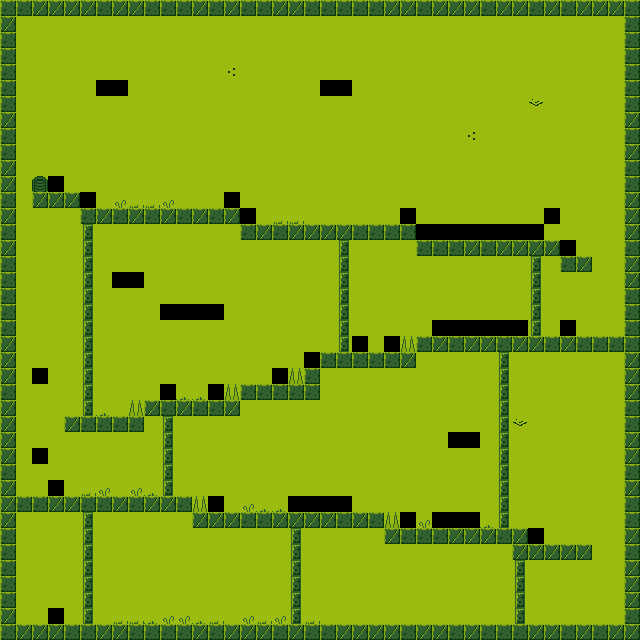

The image is a tile-based game level rendered from a .tmx file. Its description and complete source (layers, tilesets, objects, tile grids) follow:
An orthogonal 40x40 tile map with 16x16 px tiles, 1 tile layer (Tile Layer 1).

<map version="1.0" orientation="orthogonal" renderorder="right-down" width="40" height="40" tilewidth="16" tileheight="16" nextobjectid="1">
 <tileset firstgid="1" name="tiles" tilewidth="16" tileheight="16">
  <image source="tiles.png" width="128" height="160" />
 </tileset>
 <layer name="Tile Layer 1" width="40" height="40">
  <data encoding="csv">
22,22,14,14,14,14,22,14,14,22,22,22,14,22,14,22,22,14,14,22,22,22,22,22,14,14,22,14,14,14,22,14,14,22,14,22,14,14,14,22,
14,19,19,19,19,19,19,19,19,19,19,19,19,19,19,19,19,19,19,19,19,19,19,19,19,19,19,19,19,19,19,19,19,19,19,19,19,19,19,22,
22,19,19,19,19,19,19,19,19,19,19,19,19,19,19,19,19,19,19,19,19,19,19,19,19,19,19,19,19,19,19,19,19,19,19,19,19,19,19,22,
22,19,19,19,19,19,19,19,19,19,19,19,19,19,19,19,19,19,19,19,19,19,19,19,19,19,19,19,19,19,19,19,19,19,19,19,19,19,19,22,
22,19,19,19,19,19,19,19,19,19,19,19,19,19,12,19,19,19,19,19,19,19,19,19,19,19,19,19,19,19,19,19,19,19,19,19,19,19,19,22,
22,19,19,19,19,19,52,53,19,19,19,19,19,19,19,19,19,19,19,19,52,53,19,19,19,19,19,19,19,19,19,19,19,19,19,19,19,19,19,22,
22,19,19,19,19,19,19,19,19,19,19,19,19,19,19,19,19,19,19,19,19,19,19,19,19,19,19,19,19,19,19,19,19,11,19,19,19,19,19,22,
14,19,19,19,19,19,19,19,19,19,19,19,19,19,19,19,19,19,19,19,19,19,19,19,19,19,19,19,19,19,19,19,19,19,19,19,19,19,19,14,
22,19,19,19,19,19,19,19,19,19,19,19,19,19,19,19,19,19,19,19,19,19,19,19,19,19,19,19,19,12,19,19,19,19,19,19,19,19,19,22,
22,19,19,19,19,19,19,19,19,19,19,19,19,19,19,19,19,19,19,19,19,19,19,19,19,19,19,19,19,19,19,19,19,19,19,19,19,19,19,14,
14,19,19,19,19,19,19,19,19,19,19,19,19,19,19,19,19,19,19,19,19,19,19,19,19,19,19,19,19,19,19,19,19,19,19,19,19,19,19,22,
14,19,48,62,19,19,19,19,19,19,19,19,19,19,19,19,19,19,19,19,19,19,19,19,19,19,19,19,19,19,19,19,19,19,19,19,19,19,19,22,
22,19,14,14,14,62,19,20,17,17,20,19,19,19,63,19,19,19,19,19,19,19,19,19,19,19,19,19,19,19,19,19,19,19,19,19,19,19,19,14,
14,19,19,19,19,22,14,22,14,22,14,22,14,22,14,62,19,17,17,19,19,19,19,19,19,63,19,19,19,19,19,19,19,19,64,19,19,19,19,14,
22,19,19,19,19,45,19,19,19,19,19,19,19,19,19,22,14,22,14,14,14,14,22,22,22,22,62,67,67,67,67,67,67,67,19,19,19,19,19,14,
14,19,19,19,19,45,19,19,19,19,19,19,19,19,19,19,19,19,19,19,19,45,19,19,19,19,22,22,22,14,22,14,14,14,14,62,19,19,19,22,
22,19,19,19,19,45,19,19,19,19,19,19,19,19,19,19,19,19,19,19,19,45,19,19,19,19,19,19,19,19,19,19,19,45,19,22,14,19,19,14,
22,19,19,19,19,45,19,52,53,19,19,19,19,19,19,19,19,19,19,19,19,45,19,19,19,19,19,19,19,19,19,19,19,45,19,19,19,19,19,14,
22,19,19,19,19,45,19,19,19,19,19,19,19,19,19,19,19,19,19,19,19,45,19,19,19,19,19,19,19,19,19,19,19,45,19,19,19,19,19,22,
22,19,19,19,19,45,19,19,19,19,67,67,67,67,19,19,19,19,19,19,19,45,19,19,19,19,19,19,19,19,19,19,19,45,19,19,19,19,19,22,
22,19,19,19,19,45,19,19,19,19,19,19,19,19,19,19,19,19,19,19,19,45,19,19,19,19,19,67,67,67,67,67,67,45,19,62,19,19,19,22,
14,19,19,19,19,45,19,19,19,19,19,19,19,19,19,19,19,19,19,19,19,45,63,19,62,46,22,14,22,14,14,22,14,14,22,14,22,22,22,22,
14,19,19,19,19,45,19,19,19,19,19,19,19,19,19,19,19,19,19,62,22,22,22,22,22,14,19,19,19,19,19,45,19,19,19,19,19,19,19,14,
14,19,64,19,19,45,19,19,19,19,19,19,19,19,19,19,19,62,46,22,19,19,19,19,19,19,19,19,19,19,19,45,19,19,19,19,19,19,19,14,
22,19,19,19,19,45,19,19,19,19,62,18,18,63,46,22,22,22,22,22,19,19,19,19,19,19,19,19,19,19,19,45,19,19,19,19,19,19,19,14,
14,19,19,19,19,45,18,19,46,14,22,14,22,22,14,19,19,19,19,19,19,19,19,19,19,19,19,19,19,19,19,45,19,19,19,19,19,19,19,22,
14,19,19,19,14,22,22,22,22,19,45,19,19,19,19,19,19,19,19,19,19,19,19,19,19,19,19,19,19,19,19,45,11,19,19,19,19,19,19,22,
14,19,19,19,19,19,19,19,19,19,45,19,19,19,19,19,19,19,19,19,19,19,19,19,19,19,19,19,52,53,19,45,19,19,19,19,19,19,19,14,
14,19,68,19,19,19,19,19,19,19,45,19,19,19,19,19,19,19,19,19,19,19,19,19,19,19,19,19,19,19,19,45,19,19,19,19,19,19,19,14,
22,19,19,19,19,19,19,19,19,19,45,19,19,19,19,19,19,19,19,19,19,19,19,19,19,19,19,19,19,19,19,45,19,19,19,19,19,19,19,22,
14,19,19,62,19,17,20,19,20,18,45,19,19,19,19,19,19,19,19,19,19,19,19,19,19,19,19,19,19,19,19,45,19,19,19,19,19,19,19,14,
14,22,22,14,14,22,22,14,22,14,14,22,46,62,19,20,18,18,67,67,67,67,19,19,19,19,19,19,19,19,19,45,19,19,19,19,19,19,19,22,
14,19,19,19,19,45,19,19,19,19,19,19,14,14,14,22,22,14,14,14,14,22,14,22,46,62,20,67,67,67,18,45,19,19,19,19,19,19,19,22,
22,19,19,19,19,45,19,19,19,19,19,19,19,19,19,19,19,19,45,19,19,19,19,19,14,22,22,22,14,14,14,22,14,62,19,19,19,19,19,14,
22,19,19,19,19,45,19,19,19,19,19,19,19,19,19,19,19,19,45,19,19,19,19,19,19,19,19,19,19,19,19,19,14,14,14,14,14,19,19,22,
22,19,19,19,19,45,19,19,19,19,19,19,19,19,19,19,19,19,45,19,19,19,19,19,19,19,19,19,19,19,19,19,45,19,19,19,19,19,19,14,
22,19,19,19,19,45,19,19,19,19,19,19,19,19,19,19,19,19,45,19,19,19,19,19,19,19,19,19,19,19,19,19,45,19,19,19,19,19,19,14,
22,19,19,19,19,45,19,19,19,19,19,19,19,19,19,19,19,19,45,19,19,19,19,19,19,19,19,19,19,19,19,19,45,19,19,19,19,19,19,14,
14,19,19,61,19,45,19,17,17,18,20,20,18,17,19,20,17,20,45,17,19,19,19,19,19,19,19,19,19,19,19,19,45,19,19,19,19,19,19,22,
22,14,14,14,22,22,14,14,22,22,22,22,14,22,14,14,14,22,14,22,22,14,14,14,14,22,14,14,22,14,22,22,22,14,14,22,14,22,14,14
</data>
 </layer>
</map>